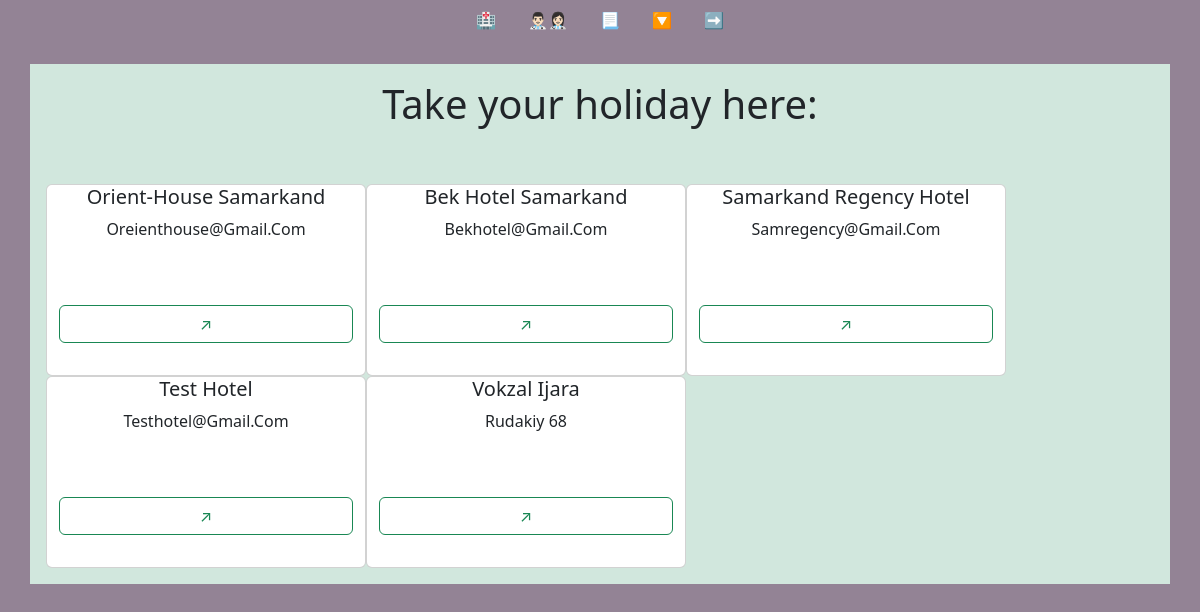
/regdata, run on the app's committed database.
### models.py (models this page shows, shortened)
class Clients(db.Model):
    __tablename__ = "clients"
    id = db.Column(db.Integer, primary_key=True)
    fullname = db.Column(db.String)
    email = db.Column(db.String, unique=True)

### app.py (the view)
@app.route("/regdata", methods=["GET", "POST"])
def regdata():
    form = Mine()
    if form.validate_on_submit:
        client = Clients.query.all()
        return render_template("regdata.html", form=form, client=client)

### Templates/regdata.html (shortened to what this page needs)
{% extends 'index.html' %}
{% block content %}
<h1 class="text-center">Take your holiday here:</h1>
<br><br />
<div class="row container text-center text-capitalize">
    {% for c in client %}
    <div class="card" style="width: 20rem; height: 12rem;">
        <h5 class="card-title">{{ c.fullname }}</h5>
        <p class="card-text">{{ c.email }}</p><br><br>
        <a href="#" class="btn btn-outline-success">↗</a>
    </div>
    {% endfor %}
</div>
{% endblock %}

### Templates/index.html (shortened to what this page needs)
<head>
    <ul class="nav justify-content-center">
        <li class="nav-item">
            <a class="nav-link active" aria-current="page" href="{{ url_for('index') }}">🏥</a>
        </li>
        <li class="nav-item">
            <a class="nav-link" href="{{ url_for('posts') }}">👨🏻‍⚕️👩🏻‍⚕️</a>
        </li>
        <li class="nav-item">
            <a class="nav-link" href="{{ url_for('index') }}">📃</a>
        </li>
        <li class="nav-item">
            <a class="nav-link" href="{{ url_for('login') }}">🔽</a>
        </li>
        <li class="nav-item">
            <a class="nav-link" href="{{ url_for('logout') }}">➡</a>
        </li>
    </ul>
    <link href="https://cdn.jsdelivr.net/npm/bootstrap@5.3.0-alpha1/dist/css/bootstrap.min.css" rel="stylesheet"
>
</head>
<div class="p-3 mb-2 bg-success-subtle container">
    {% block content %}{% endblock %}
</div>
</html>

### data on the page
Clients: fullname "Orient-House Samarkand", email "Oreienthouse@gmail.com"
Clients: fullname "Bek Hotel Samarkand", email "Bekhotel@gmail.com"
Clients: fullname "Samarkand Regency Hotel", email "Samregency@gmail.com"
Clients: fullname "Test Hotel", email "Testhotel@gmail.com"
Clients: fullname "Vokzal Ijara", email "Rudakiy 68"
